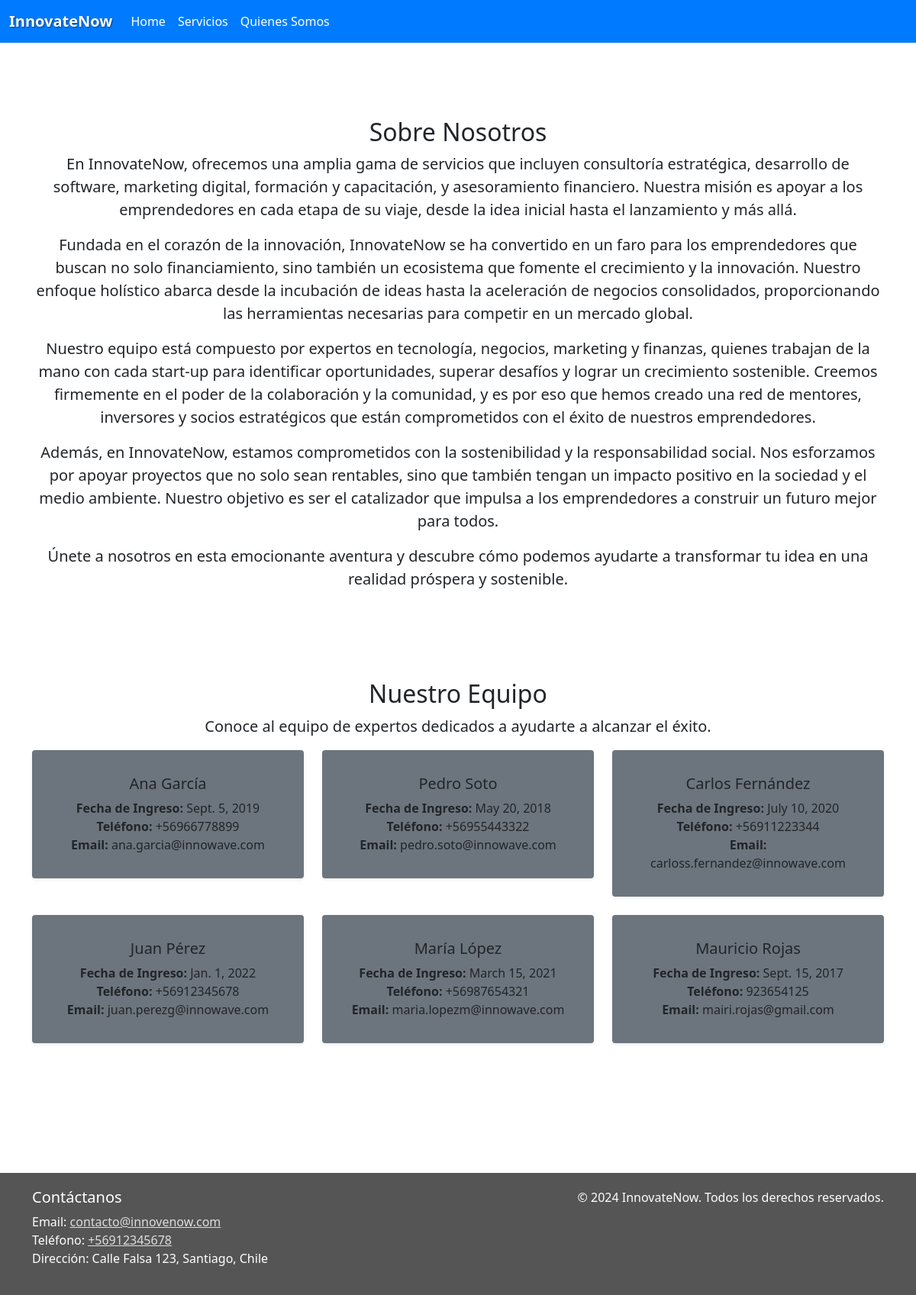
Screenshot of /empresa/quienesSomos with the database file from the repository.
### empresa/models.py (models this page shows)
class Navbar(models.Model):
    id_navbar = models.AutoField(db_column="idNavbar", primary_key=True)
    nombre = models.CharField(max_length=50)
    url = models.CharField(max_length=100)

class Trabajador(models.Model):
    rut              = models.CharField(primary_key=True, max_length=10)
    nombre           = models.CharField(max_length=50)
    apellido_paterno = models.CharField(max_length=100)
    apellido_materno = models.CharField(max_length=100)
    fecha_nacimiento = models.DateField(blank=False, null=False)
    fecha_ingreso = models.DateField(blank=False, null=False)
    telefono         = models.CharField(max_length=45)
    email            = models.EmailField(unique=True, max_length=100, blank=True, null=True)
    direccion        = models.CharField(max_length=50, blank=True, null=True)
    activo           = models.IntegerField()

### empresa/views.py (the view)
# urls.py: path('quienesSomos', views.QuienesSomos, name="quienesSomos")
def QuienesSomos(request):
    Navbars = Navbar.objects.all() # SELECT * FROM empresa_navbar
    Empresas = Empresa.objects.all()
    Trabajadores = Trabajador.objects.all()
    Servicios = Servicio.objects.all()
    context = {
        "Navbars": Navbars,
        "Empresas": Empresas,
        "Trabajadores" : Trabajadores,
        "Servicios" : Servicios
    }
    return render (request, 'empresa/quienesSomos.html', context)

### empresa/templates/empresa/quienesSomos.html (shortened to what this page needs)
{% load static %}
<!DOCTYPE html>
<html lang="es">
<head>
    <link href="https://cdn.jsdelivr.net/npm/bootstrap@5.0.2/dist/css/bootstrap.min.css" rel="stylesheet">
    <link href="{% static 'css/index.css' %}" rel="stylesheet">
</head>
<body>
    {% load static %}
    <nav class="navbar navbar-expand-lg navbar-custom">
        <div class="container-fluid">
            <a class="navbar-brand" href="index">InnovateNow</a>
            <div class="collapse navbar-collapse" id="navbarNav">
                <ul class="navbar-nav">
                    {% for Navbar in Navbars %}
                    <li class="nav-item">
                        <a class="nav-link" href="{{ Navbar.url }}">{{ Navbar.nombre }}</a>
                    </li>
                    {% endfor %}
                </ul>
            </div>
        </div>
    </nav>
    <main class="container my-5">
        <section id="about" class="feature text-center">
            <h2>Sobre Nosotros</h2>
            <p class="lead">En InnovateNow, ofrecemos una amplia gama de servicios que incluyen consultoría estratégica, desarrollo de software, marketing digital, formación y capacitación, y asesoramiento financiero. Nuestra misión es apoyar a los emprendedores en cada etapa de su viaje, desde la idea inicial hasta el lanzamiento y más allá.</p>
            <p class="lead">Fundada en el corazón de la innovación, InnovateNow se ha convertido en un faro para los emprendedores que buscan no solo financiamiento, sino también un ecosistema que fomente el crecimiento y la innovación. Nuestro enfoque holístico abarca desde la incubación de ideas hasta la aceleración de negocios consolidados, proporcionando las herramientas necesarias para competir en un mercado global.</p>
            <p class="lead">Nuestro equipo está compuesto por expertos en tecnología, negocios, marketing y finanzas, quienes trabajan de la mano con cada start-up para identificar oportunidades, superar desafíos y lograr un crecimiento sostenible. Creemos firmemente en el poder de la colaboración y la comunidad, y es por eso que hemos creado una red de mentores, inversores y socios estratégicos que están comprometidos con el éxito de nuestros emprendedores.</p>
            <p class="lead">Además, en InnovateNow, estamos comprometidos con la sostenibilidad y la responsabilidad social. Nos esforzamos por apoyar proyectos que no solo sean rentables, sino que también tengan un impacto positivo en la sociedad y el medio ambiente. Nuestro objetivo es ser el catalizador que impulsa a los emprendedores a construir un futuro mejor para todos.</p>
            <p class="lead">Únete a nosotros en esta emocionante aventura y descubre cómo podemos ayudarte a transformar tu idea en una realidad próspera y sostenible.</p>
        </section>
        <section id="team" class="feature text-center">
            <h2>Nuestro Equipo</h2>
            <p class="lead">Conoce al equipo de expertos dedicados a ayudarte a alcanzar el éxito.</p>
            <div class="row">
                {% for trabajador in Trabajadores %}
                <div class="col-md-4">
                    <div class="card mb-4 shadow-sm bg-secondary">
                        <div class="card-body">
                            <h5 class="card-title">{{ trabajador.nombre }} {{ trabajador.apellido_paterno }}</h5>
                            <p class="card-text">
                                <strong>Fecha de Ingreso:</strong> {{ trabajador.fecha_ingreso }}<br>
                                <strong>Teléfono:</strong> {{ trabajador.telefono }}<br>
                                <strong>Email:</strong> {{ trabajador.email }}
                            </p>
                        </div>
                    </div>
                </div>
                {% endfor %}
            </div>
        </section>
    </main>
    <br><br>
    <footer class="footer">
        <div class="container">
            <div class="row">
                <div class="col-md-6">
                    <h5>Contáctanos</h5>
                    <ul class="list-unstyled">
                        <li>Email: <a href="mailto:contacto@innovenow.com">contacto@innovenow.com</a></li>
                        <li>Teléfono: <a href="tel:+56912345678">+56912345678</a></li>
                        <li>Dirección: Calle Falsa 123, Santiago, Chile</li>
                    </ul>
                </div>
                <div class="col-md-6 text-end">
                    <p>&copy; 2024 InnovateNow. Todos los derechos reservados.</p>
                </div>
            </div>
        </div>
    </footer>
</body>
</html>

### empresa/static/css/index.css (style rules this page uses)
.navbar-custom { background-color: #007bff; }
.navbar-custom .navbar-brand { color: white; font-weight: bold; text-shadow: 1px 1px 2px rgba(0, 0, 0, 0.5); }
.navbar-custom .nav-link { color: white; }
.footer { background-color: #555555; color: rgb(255, 255, 255); padding: 20px 0; }
.footer a { color: #ddd; }
.feature { padding: 50px 0; }
.card { border: none; }
.card-body { padding: 2rem; }
.bg-secondary { background-color: #6c757d !important; }

### rows the page displays
Navbar: nombre "Home"
Navbar: nombre "Servicios"
Navbar: nombre "Quienes Somos"
Trabajador: nombre "Ana", apellido_paterno "García", fecha_ingreso "Sept. 5, 2019", telefono "+56966778899", email "ana.garcia@innowave.com"
Trabajador: nombre "Pedro", apellido_paterno "Soto", fecha_ingreso "May 20, 2018", telefono "+56955443322", email "pedro.soto@innowave.com"
Trabajador: nombre "Carlos", apellido_paterno "Fernández", fecha_ingreso "July 10, 2020", telefono "+56911223344", email "carloss.fernandez@innowave.com"
Trabajador: nombre "Juan", apellido_paterno "Pérez", fecha_ingreso "Jan. 1, 2022", telefono "+56912345678", email "juan.perezg@innowave.com"
Trabajador: nombre "María", apellido_paterno "López", fecha_ingreso "March 15, 2021", telefono "+56987654321", email "maria.lopezm@innowave.com"
Trabajador: nombre "Mauricio", apellido_paterno "Rojas", fecha_ingreso "Sept. 15, 2017", telefono "923654125", email "mairi.rojas@gmail.com"
